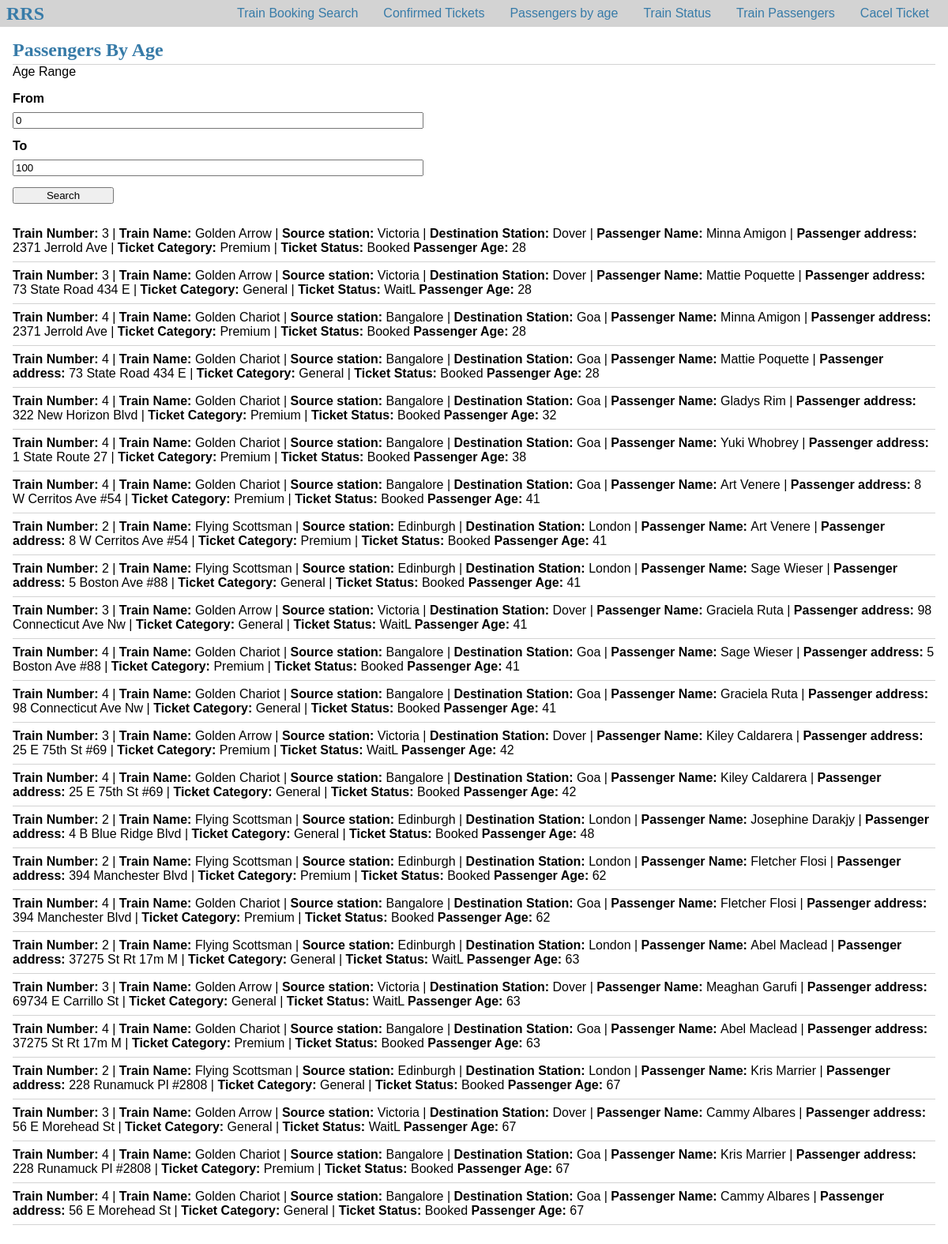
The app's page /railway/passengers_by_age, older data.
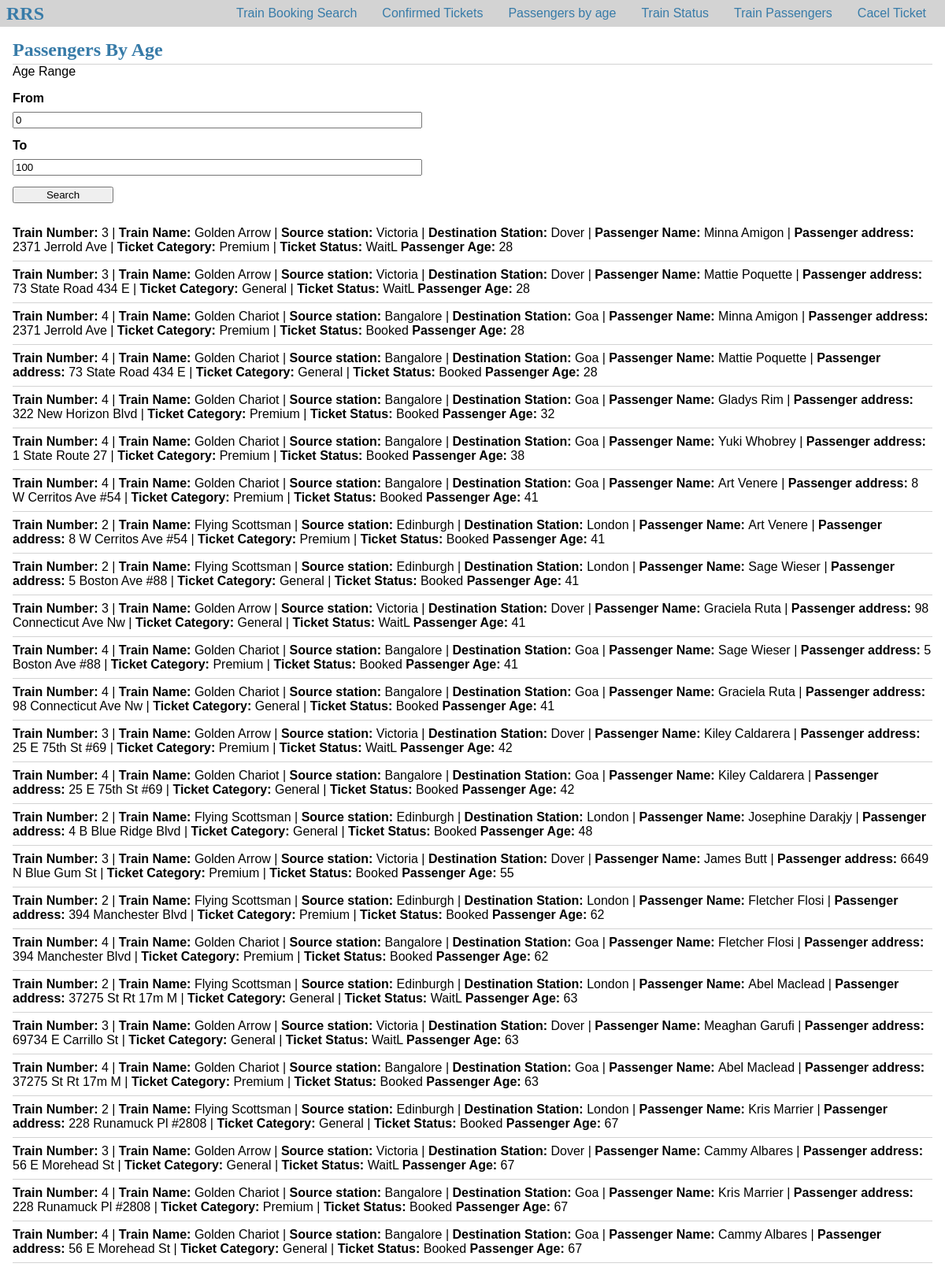
The same page, newer data.
### tables this page shows
CREATE TABLE Bookings (
    passanger_ssn VARCHAR(255) NOT NULL,
    train_Number INT NOT NULL,
    ticket_Type VARCHAR(255) NOT NULL,
    status VARCHAR(255) NOT NULL,
    FOREIGN KEY (passanger_ssn) REFERENCES Passengers(ssn),
    FOREIGN KEY (train_Number) REFERENCES Trains(train_number)
);

CREATE TABLE Trains (
    train_number INT AUTO_INCREMENT PRIMARY KEY,
    train_name VARCHAR(255) NOT NULL UNIQUE,
    premium_fair INT NOT NULL,
    general_fair INT NOT NULL,
    source_station VARCHAR(255) NOT NULL,
    destination_station VARCHAR(255) NOT NULL
);

CREATE TABLE Passengers (
    first_name VARCHAR(255) NOT NULL,
    last_name VARCHAR(255) NOT NULL,
    address VARCHAR(255),
    city VARCHAR(255),
    county VARCHAR(255),
    phone VARCHAR(255),
    ssn VARCHAR(255) PRIMARY KEY NOT NULL,
    bdate datetime NOT NULL
);

### app/railway.py (the view)
@bp.route('/passengers_by_age', methods=['POST', 'GET'])
def get_passengers_by_age():
    age_from = 0
    age_to = 100
    db = get_db()
    if request.method == 'POST':
        age_from = int(request.form['age_from'])
        age_to = int(request.form['age_to'])
    passengers = db.execute('SELECT t.train_number,t.train_name, t.source_station, t.destination_station, p.first_name, p.last_name, p.address, b.ticket_Type as category, b.status as status, cast(strftime(\'%Y\', \'now\') - strftime(\'%Y\', bdate) as int)  AS age FROM Trains AS t JOIN Bookings AS b ON b.train_Number = t.train_number Join Passengers AS p ON p.ssn = b.passanger_ssn WHERE age BETWEEN ? AND ? ORDER BY age; ', (age_from, age_to,)).fetchall()
    return render_template('railway/passengers_by_age.html', age_from=age_from, age_to=age_to, passengers=passengers)

### app/db/init.py (called while the page is built)
def get_db():
    if 'db' not in g:
        g.db = sqlite3.connect(
            'railway.db', detect_types=sqlite3.PARSE_DECLTYPES)
        g.db.row_factory = sqlite3.Row
    return g.db

### templates/railway/passengers_by_age.html (shortened to what this page needs)
{% extends 'base.html' %} {% block header %}
<h1>{% block title %} Passengers By Age {% endblock %}</h1>
{% endblock %} {% block content %}
<div>Age Range</div>
<form method="post">
  <label for="age_from">From</label>
  <input
    name="age_from"
    id="age_from"
    value="{{ age_from }}"
    required
    placeholder="0-99"
    type="number"
  />
  <label for="age_to">To</label>
  <input
    name="age_to"
    id="age_to"
    value="{{ age_to }}"
    required
    placeholder="0-99"
    type="number"
  />
  <input type="submit" value="Search" id="seach_button" disabled />
</form>
{% for passanger in passengers %}
<div>
  <b>Train Number: </b> {{passanger.train_number}} |
  <b>Train Name: </b> {{passanger.train_name}} |
  <b>Source station:</b> {{passanger.source_station}} |
  <b>Destination Station:</b> {{passanger.destination_station}} |
  <b>Passenger Name: </b> {{passanger.first_name}} {{passanger.last_name}} |
  <b>Passenger address: </b> {{passanger.address}} |
  <b>Ticket Category: </b> {{passanger.category}} |
  <b>Ticket Status:</b> {{passanger.status}}
  <b>Passenger Age:</b> {{passanger.age}}
  <hr />
</div>
{% endfor %} {% endblock %}

### templates/base.html (shortened to what this page needs)
<!DOCTYPE html>
<html lang="en">
  <head>
    <link
      rel="stylesheet"
      href="{{ url_for('static', filename='css/basic.css') }}"
    />
  </head>
  <body>
    <nav>
      <h1>RRS</h1>
      <ul>
        <li>
          <a href="{{ url_for('railway.booked_trains') }}"
            >Train Booking Search</a
          >
        </li>
        <li>
          <a href="{{ url_for('railway.get_confirmed_passengers')}}"
            >Confirmed Tickets</a
          >
        </li>
        <li>
          <a href="{{ url_for('railway.get_passengers_by_age') }}"
            >Passengers by age</a
          >
        </li>
        <li>
          <a href="{{ url_for('railway.get_train_status')}}">Train Status</a>
        </li>
        <li>
          <a href="{{ url_for('railway.get_train_passengers')}}"
            >Train Passengers</a
          >
        </li>
        <li>
          <a href="{{ url_for('railway.cancel_ticket') }}">Cacel Ticket</a>
        </li>
      </ul>
    </nav>
    <section class="content">
      <header>{% block header %}{% endblock %}</header>
       {% block content %}{% endblock %}
    </section>
  </body>
</html>

### static/css/basic.css (style rules this page uses)
html { font-family: sans-serif; background: #eee; padding: 0px; width: 100%; height: 100%; }
body { margin: 0 auto; background: white; width: 100%; height: 100%; }
h1 { font-family: serif; color: #377ba8; margin: 1rem 0; }
a { color: #377ba8; }
hr { border: none; border-top: 1px solid lightgray; }
nav { background: lightgray; display: flex; align-items: center; padding: 0 0.5rem; }
nav h1 { flex: auto; margin: 0; }
nav ul { display: flex; list-style: none; margin: 0; padding: 0; }
nav li { padding-left: 8px; padding-right: 8px; }
nav ul li a, nav ul li span, header .action { display: block; padding: 0.5rem; }
nav ul li a { text-decoration: none; font-size: 1rem; }
.content { padding: 0 1rem 1rem; }
.content>header { border-bottom: 1px solid lightgray; display: flex; align-items: flex-end; }
.content>header h1 { flex: auto; margin: 1rem 0 0.25rem 0; }
.content form { margin: 1em 0; display: flex; flex-direction: column; }
.content label { font-weight: bold; margin-bottom: 0.5em; }
.content input { margin-bottom: 1em; width: 512px; }
input[type=submit] { align-self: start; width: 128px; }

Row changes from the older to the newer data that the page shows:
changed Bookings (number 1 of 25 on the later page): status "Booked" → "WaitL"
added Bookings: train_number "3", train_name "Golden Arrow", source_station "Victoria", destination_station "Dover", first_name "James", last_name "Butt", address "6649 N Blue Gum St", category "Premium", status "Booked", age "55"
